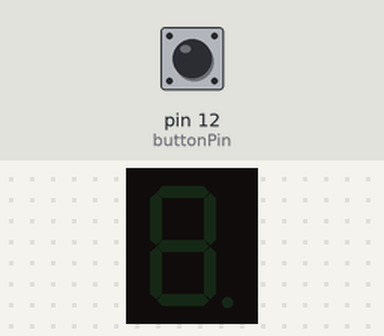
The sketch below on a simulated Arduino Uno, built with avr-gcc and run on an emulated ATmega328P. Parts: 1-digit seven-segment display. Wiring (inferred from the names in the program): 1-digit 7-segment display, segments lit when HIGH: segments pin 2, pin 3, pin 4, pin 5, pin 6, pin 7, pin 8. The inputs (shaded band) are chosen by the test bench; at power-on: pin 12 (buttonPin) LOW. Random numbers use the default seed unless the sketch sets one; the segment pins are drawn as the display they are named for.

Above: at 1.2 s.
1.3 s: pin 12 (buttonPin) pulled HIGH for 0.15 s
At 1.35 s:
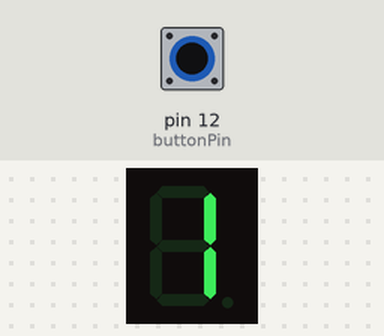
4.3 s: pin 12 (buttonPin) pulled HIGH for 1 s
7.3 s: pin 12 (buttonPin) pulled HIGH for 3.2 s
At 7.45 s:
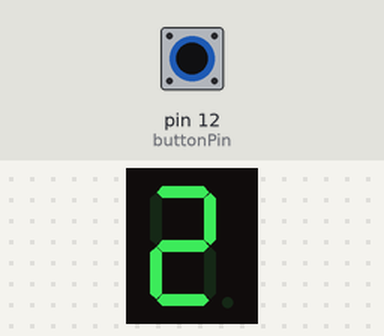

Measured:
- after the input at 1.3 s, the display: changes at once (image 1)

The sketch:

Dice_button.ino
```cpp
// Definerer sjusegment
const int a = 2;
const int b = 3;
const int c = 4;
const int d = 5;
const int e = 6;
const int f = 7;
const int g = 8;

int lag = 100;

const int buttonPin = 12; // the number of the pushbutton pin
int buttonState = 0;  // variable for reading the pushbutton

void setup() {
  // setup 7segment display
  pinMode(a,OUTPUT);
  pinMode(b,OUTPUT);
  pinMode(c,OUTPUT);
  pinMode(d,OUTPUT);
  pinMode(e,OUTPUT);
  pinMode(f,OUTPUT);
  pinMode(g,OUTPUT);

  // setup button
  pinMode(buttonPin, INPUT);
}

void loop() {
  // read the state of the pushbutton value:
  buttonState = digitalRead(buttonPin);
  if (buttonState == HIGH){
    int waiting = random(2, 6);
    for(int j = 0; j <= waiting; j++){
      for(int i = 1; i <= 6; i++){
        clearSegment();
        printNumber(i);
        delay(lag);
      }
    }
    int dice = random(1,6);
    clearSegment();
    printNumber(dice);
  }
}

void printNumber(int i){
  if(i == 0){
    digitalWrite(a,HIGH);
    digitalWrite(b,HIGH);
    digitalWrite(c,HIGH);
    digitalWrite(d,HIGH);
    digitalWrite(e,HIGH);
    digitalWrite(f,HIGH);
  }
  else if(i == 1){
    digitalWrite(b,HIGH);
    digitalWrite(c,HIGH);
  }
  else if(i == 2){
    digitalWrite(a,HIGH);
    digitalWrite(b,HIGH);
    digitalWrite(d,HIGH);
    digitalWrite(e,HIGH);
    digitalWrite(g,HIGH);
  }
  else if(i == 3){
    digitalWrite(a,HIGH);
    digitalWrite(b,HIGH);
    digitalWrite(c,HIGH);
    digitalWrite(d,HIGH);
    digitalWrite(g,HIGH);
  }
  else if(i == 4){
    digitalWrite(b,HIGH);
    digitalWrite(c,HIGH);
    digitalWrite(f,HIGH);
    digitalWrite(g,HIGH);
  }
  else if(i == 5){
    digitalWrite(a,HIGH);
    digitalWrite(c,HIGH);
    digitalWrite(d,HIGH);
    digitalWrite(f,HIGH);
    digitalWrite(g,HIGH);
  }
  else if(i == 6){
    digitalWrite(a,HIGH);
    digitalWrite(c,HIGH);
    digitalWrite(d,HIGH);
    digitalWrite(e,HIGH);
    digitalWrite(f,HIGH);
    digitalWrite(g,HIGH);
  }
  else if(i == 7){
    digitalWrite(a,HIGH);
    digitalWrite(b,HIGH);
    digitalWrite(c,HIGH);
  }
  else if(i == 8){
    digitalWrite(a,HIGH);
    digitalWrite(b,HIGH);
    digitalWrite(c,HIGH);
    digitalWrite(d,HIGH);
    digitalWrite(e,HIGH);
    digitalWrite(f,HIGH);
    digitalWrite(g,HIGH);
  }
  else if(i == 9){
    digitalWrite(a,HIGH);
    digitalWrite(b,HIGH);
    digitalWrite(c,HIGH);
    digitalWrite(d,HIGH);
    digitalWrite(f,HIGH);
    digitalWrite(g,HIGH);
  }
}
void clearSegment(){
  for(int i = 2; i < 9; i++){
    digitalWrite(i,LOW);
  }
}
```
